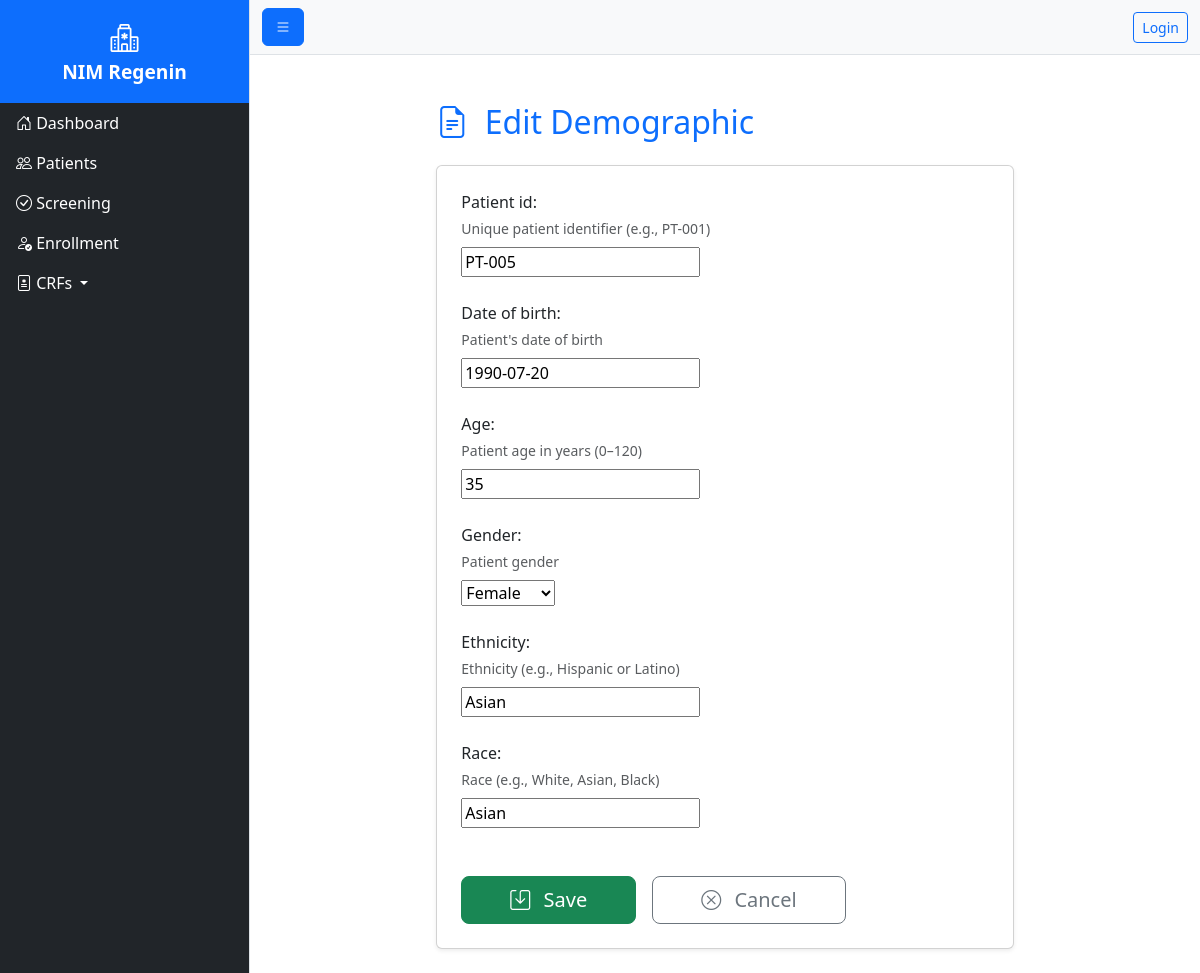
Page /patients/5/edit/ on the committed database.
### nimregenin/models.py (models this page shows, shortened)
class Demographic(models.Model):
    patient_id = models.CharField(
        max_length=50,
        unique=True,
        help_text="Unique patient identifier (e.g., PT-001)"
    )
    SITE_CHOICES = (
        ('SITE001', 'Site 001 - City Hospital'),
        ('SITE002', 'Site 002 - University Medical Center'),
        ('SITE003', 'Site 003 - Regional Clinic'),
        ('SITE004', 'Site 004 - Private Practice'),
    )
    site = models.CharField(
        max_length=20,  # Matches longest code
        choices=SITE_CHOICES,
        blank=True,
        null=True,
        help_text="Clinical site where patient is enrolled"
    )
    date_of_birth = models.DateField(
        null=True,
        blank=True,
        help_text="Patient's date of birth"
    )
    age = models.PositiveIntegerField(
        null=True,
        blank=True,
        validators=[MinValueValidator(0), MaxValueValidator(120)],
        help_text="Patient age in years (0–120)"
    )
    GENDER_CHOICES = (
        ('M', 'Male'),
        ('F', 'Female'),
        ('O', 'Other'),
        ('U', 'Unknown'),
    )
    gender = models.CharField(
        max_length=1,
        choices=GENDER_CHOICES,
        blank=True,
        help_text="Patient gender"
    )
    ethnicity = models.CharField(
        max_length=100,
        blank=True,
        help_text="Ethnicity (e.g., Hispanic or Latino)"
    )
    race = models.CharField(
        max_length=100,
        blank=True,
        help_text="Race (e.g., White, Asian, Black)"
    )
    created_at = models.DateTimeField(auto_now_add=True)
    updated_at = models.DateTimeField(auto_now=True)
    class Meta:
        verbose_name_plural = "Demographics"
        ordering = ['-created_at']

### nimregenin/views/demographic.py (the view, shortened to what this page needs)
# urls.py: path('patients/<int:pk>/edit/', DemographicCreateUpdateView.as_view(), name='patient_update'),
class DemographicCreateUpdateView(CreateUpdateView, LoginRequiredMixin):
    model = Demographic
    fields = [
        'patient_id',
        'date_of_birth',
        'age',
        'gender',
        'ethnicity',
        'race',
    ]
    template_name = 'nimregenin/form.html'

### nimregenin/views/create_update.py (called while the page is built)
    def get_form_class(self):
        if not self.model:
            raise ValueError("CreateUpdateView requires a 'model' attribute.")
        if not self.fields:
            raise ValueError("CreateUpdateView requires a 'fields' attribute.")
        return modelform_factory(self.model, fields=self.fields)

    def get_object(self, pk=None):
        if pk:
            return get_object_or_404(self.model, pk=pk)
        return None

    def get(self, request, pk=None, *args, **kwargs):
        obj = self.get_object(pk)
        form = self.get_form_class()(instance=obj)
        return self.render_form(request, form, obj)

    def render_form(self, request, form, obj):
        context = {
            'form': form,
            'object': obj,
            'title': f"{'Edit' if obj else 'Create'} {self.model._meta.verbose_name.title()}",
        }
        from django.shortcuts import render
        return render(request, self.template_name, context)

### nimregenin/templates/nimregenin/form.html (shortened to what this page needs)
{% extends 'base.html' %}
{% block content %}
<div class="container mt-4">
    <div class="row justify-content-center">
        <div class="col-lg-8 col-md-10">
            <h2 class="mb-4 text-primary">
                <i class="bi bi-file-earmark-text me-2"></i>
                {{ title }}
            </h2>
            <div class="card shadow-sm">
                <div class="card-body p-4">
                    <form method="post" novalidate>
                        {% for field in form %}
                        <div class="mb-4">
                            {{ field.label_tag }}
                            {% if field.help_text %}
                            <small class="form-text text-muted d-block mb-2">{{ field.help_text }}</small>
                            {% endif %}
                            <div class="form-control-wrap">
                                {{ field }}
                            </div>
                        </div>
                        {% endfor %}
                        <div class="d-flex justify-content-start gap-3 mt-5">
                            <button type="submit" class="btn btn-success btn-lg px-5">
                                <i class="bi bi-save me-2"></i> Save
                            </button>
                            <a href="{{ request.META.HTTP_REFERER|default:'/patients/' }}"
                               class="btn btn-outline-secondary btn-lg px-5">
                                <i class="bi bi-x-circle me-2"></i> Cancel
                            </a>
                        </div>
                    </form>
                </div>
            </div>
        </div>
    </div>
</div>
{% endblock %}

### rows in the picture
Demographic: form "PT-005" "1990-07-20" "35" "Female" "Asian" "Asian"

### other values in the picture
{{ title }} "Edit Demographic"
{{ field.label_tag }} "Patient id:" "Date of birth:" "Age:" "Gender:" "Ethnicity:" "Race:"
{{ field.help_text }} "Unique patient identifier (e.g., PT-001)" "Patient's date of birth" "Patient age in years (0–120)" "Patient gender" "Ethnicity (e.g., Hispanic or Latino)" "Race (e.g., White, Asian, Black)"
